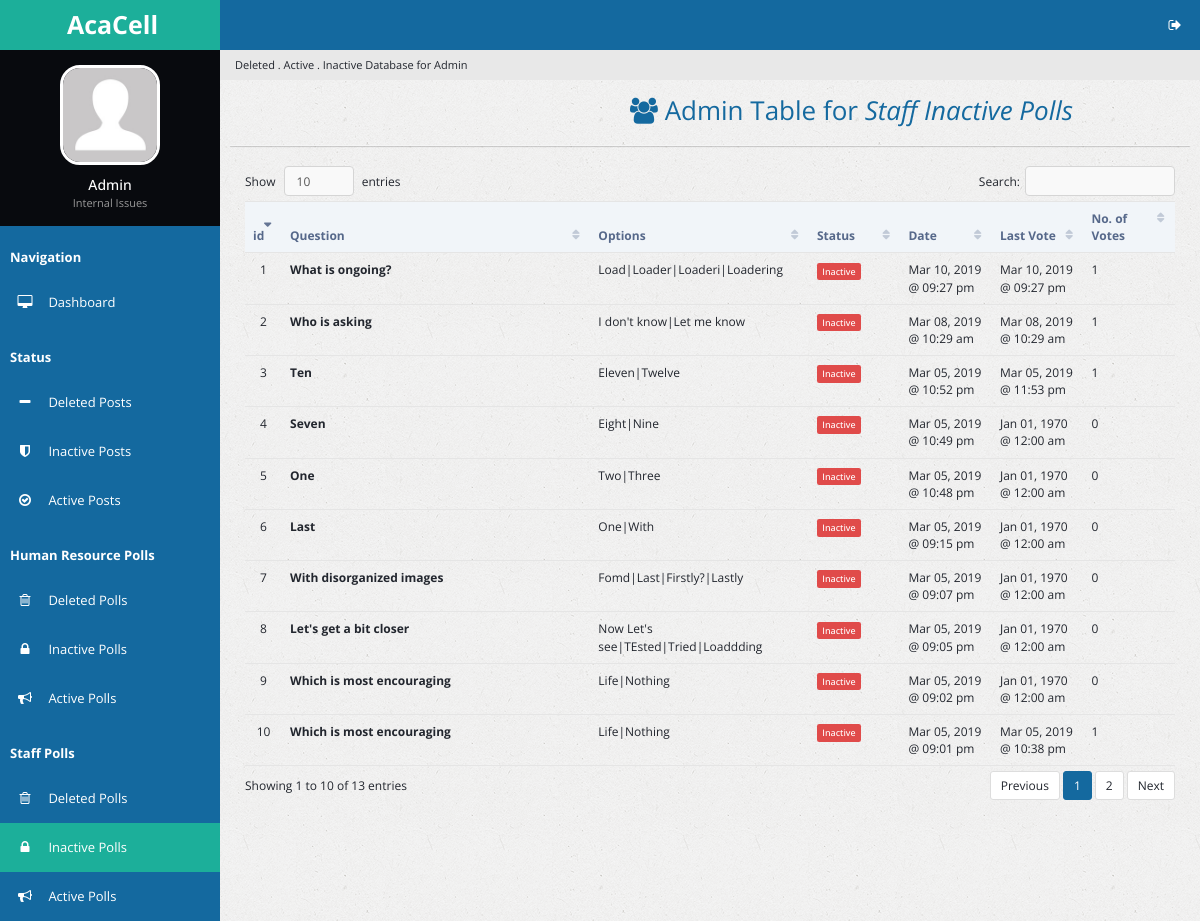
Before: /staffinactpolls.php (signed in) with the older database file.
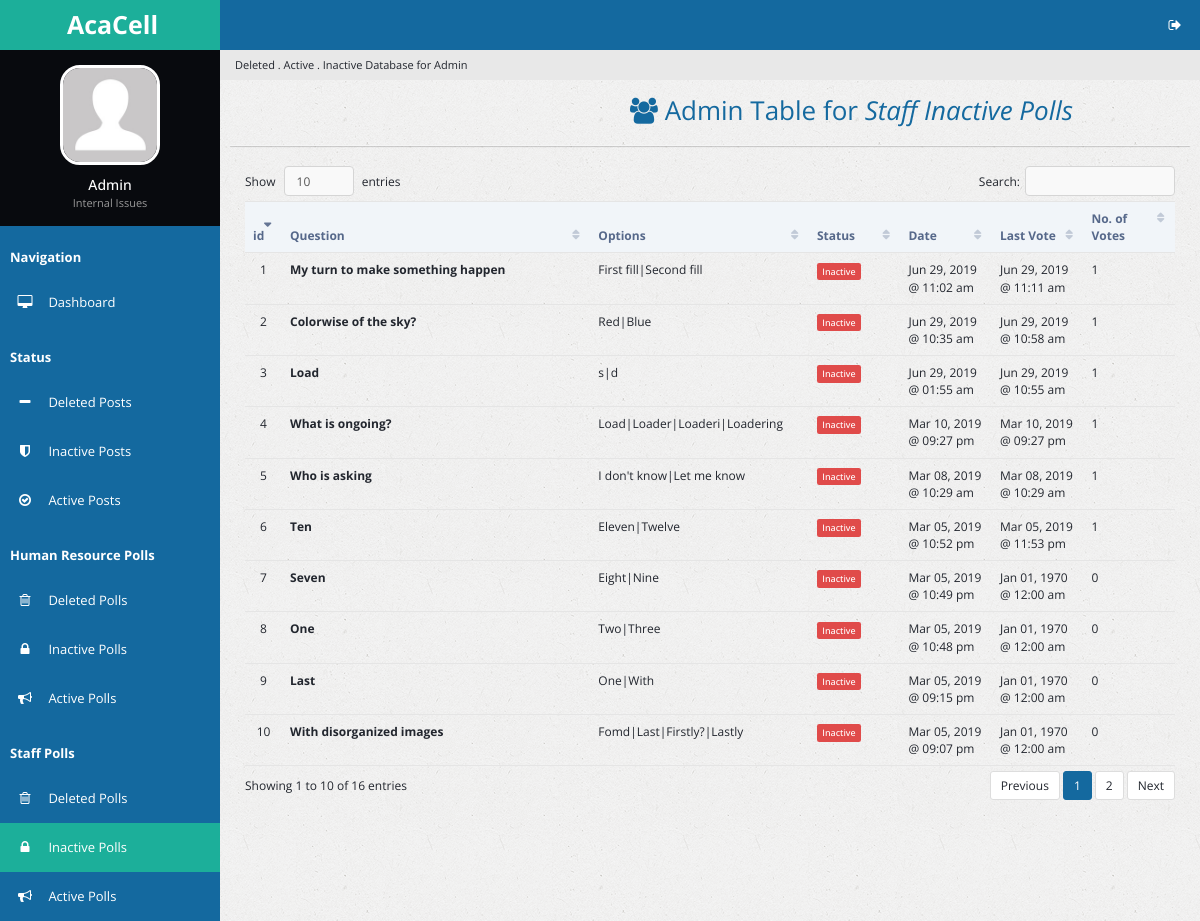
After: the same page with the newer database file.
### tables this page shows
CREATE TABLE `poll` (
  `p_id` int(32) NOT NULL,
  `p_question` text NOT NULL,
  `date_created` double NOT NULL,
  `p_options` varchar(250) NOT NULL,
  `p_votes` varchar(250) NOT NULL DEFAULT '0',
  `p_number_options` tinyint(3) NOT NULL,
  `date_stop_display` double DEFAULT NULL,
  `p_voters` int(11) DEFAULT '0',
  `p_last_vote_date` double DEFAULT '0',
  `u_id` int(11) NOT NULL DEFAULT '0',
  `u_fname` varchar(64) NOT NULL DEFAULT 'HR',
  `table_type` varchar(16) NOT NULL DEFAULT 'poll'
);

### staffinactpolls.php (the view, shortened to what the changed rows need)
<?php
include 'handlers/dbcon.php';
$curr_time = time();
if (isset($_SESSION['loggedin']) && isset($_SESSION['adminpanel'])) {
?>
<!DOCTYPE html>
<html lang="en">
<head>
        <link rel="stylesheet" type="text/css" id="theme" href="css/theme-default.css"/>
    </head>
    <body>
        <div class="page-container">
            <div class="page-sidebar">
                <ul class="x-navigation">
                    <li class="xn-logo">
                        <a href="table-export.php"><b>AcaCell</b></a>
                    </li>
                    <li class="xn-profile">
                        <div class="profile">
                            <div class="profile-image">
                                <img src="assets/images/users/avatar.jpg" alt="John Doe"/>
                            </div>
                            <div class="profile-data">
                                <div class="profile-data-name">Admin</div>
                                <div class="profile-data-title">Internal Issues</div>
                            </div>
                        </div>
                    </li>
                   <li class="xn-title"><b>Navigation</b></li>
                    <li>
                        <a href="admin.php"><span class="fa fa-desktop" style="color: white;"></span> <span class="xn-text" style="color: white;">Dashboard</span></a>
                    </li>
                    <li class="xn-title"><b>Status</b></li>
                    <li>
                        <a href="delposts.php"><span class="fa fa-minus" style="color: white;"></span> <span class="xn-text" style="color: white;">Deleted Posts</span></a>
                    </li>
                    <li>
                        <a href="inactposts.php"><span class="fa fa-shield" style="color: white;"></span> <span class="xn-text" style="color: white;">Inactive Posts</span></a>
                    </li>
                    <li>
                        <a href="actposts.php"><span class="fa fa-check-circle-o" style="color: white;"></span> <span class="xn-text" style="color: white;">Active Posts</span></a>
                    </li>
                    <li class="xn-title"><b>Human Resource Polls</b></li>
                    <li>
                       <a href="delpolls.php"><span class="fa fa-trash-o" style="color: white;"></span> <span class="xn-text" style="color: white;">Deleted Polls</span></a>
                   </li>
                    <li>
                       <a href="inactpolls.php"><span class="fa fa-lock" style="color: white;"></span> <span class="xn-text" style="color: white;">Inactive Polls</span></a>
                   </li>
                   <li>
                       <a href="actpolls.php"><span class="fa fa-bullhorn" style="color: white;"></span> <span class="xn-text" style="color: white;">Active Polls</span></a>
                   </li>
                   <li class="xn-title"><b>Staff Polls</b></li>
                     <li>
                        <a href="staffdelpolls.php"><span class="fa fa-trash-o" style="color: white;"></span> <span class="xn-text" style="color: white;">Deleted Polls</span></a>
                    </li>
                     <li  class="active">
                        <a href="staffinactpolls.php"><span class="fa fa-lock" style="color: white;"></span> <span class="xn-text" style="color: white;">Inactive Polls</span></a>
                    </li>
                    <li>
                        <a href="staffactpolls.php"><span class="fa fa-bullhorn" style="color: white;"></span> <span class="xn-text" style="color: white;">Active Polls</span></a>
                    </li>
                  </ul>
            </div>
            <div class="page-content">
                <ul class="x-navigation x-navigation-horizontal x-navigation-panel">
                    <li class="xn-icon-button pull-right">
                        <a href="#" class="mb-control" data-box="#mb-signout"><span class="fa fa-sign-out"></span></a>
                    </li>
                </ul>
                    <ul class="breadcrumb">
                    <li class="active">Deleted . Active . Inactive Database for Admin</li>
                </ul>
                <div class="page-title">
                    <h2><span class="fa fa-users" style="padding-left: 400px;"></span> Admin Table for <i>Staff Inactive Polls</b></i></h2>
                </div>
                <div class="page-content-wrap">
                    <div class="row">
                        <div class="col-md-12">
                            <div class="panel panel-default">
                                </div>
                                <div class="panel-body">
                                    <table id="customers2" class="table datatable">
                                        <thead>
                                          <tr>
                                            <th width="50">id</th>
                                            <th width="300">Question</th>
                                            <th width="100">Options</th>
                                            <th width="100">Status</th>
                                            <th width="100">Date</th>
                                            <th width="100">Last Vote</th>
                                            <th width="100">No. of Votes</th>
                                          </tr>
                                        </thead>
                                        <tbody>
                                          <?php
                                            $sql_delpolldisplay = "SELECT * FROM poll WHERE date_stop_display < $curr_time AND u_id > 0 ORDER BY date_created DESC";
                                            $success_delpolldisplay = mysqli_query($link, $sql_delpolldisplay);
                                            if ($success_delpolldisplay->num_rows > 0) {
                                              $i = 1;
                                              while($rows = $success_delpolldisplay->fetch_assoc()){
                                          ?>
                                                <tr id="trow<?php echo $rows['p_id']; ?>">
                                                  <td class="text-center"> <?php echo $i; ?> </td>
                                                  <td><strong><?php echo $rows['p_question']; ?></strong></td>
                                                  <td><?php echo $rows['p_options']; ?></td>
                                                  <td><?php echo "<span class='label label-danger'>Inactive</span>";?></td>
                                                  <td><?php echo date("M d, Y @ h:i a", $rows['date_created']); ?></td>
                                                  <td><?php echo date("M d, Y @ h:i a", $rows['p_last_vote_date']); ?></td>
                                                  <td><?php echo $rows['p_voters']; ?></td>
                                                </tr>
                                          <?php
                                            $i++;
                                                }
                                              }
                                          ?>
                                            </tbody>
                                    </table>
                                </div>
                            </div>
                        </div>
                    </div>
                </div>
            </div>
    </body>
</html>
<?php
}else {
  header('location:admin.php');
}
 ?>

Changed rows visible on the page:
no longer on this page (row unchanged): poll: p_question "Let's get a bit closer", p_options "Now Let's see|TEsted|Tried|Loaddding", date_created "Mar 05, 2019 @ 09:05 pm", p_last_vote_date "Jan 01, 1970 @ 12:00 am", p_voters "0"
no longer on this page (row unchanged): poll: p_question "Which is most encouraging", p_options "Life|Nothing", date_created "Mar 05, 2019 @ 09:02 pm", p_last_vote_date "Jan 01, 1970 @ 12:00 am", p_voters "0"
no longer on this page (row unchanged): poll: p_question "Which is most encouraging", p_options "Life|Nothing", date_created "Mar 05, 2019 @ 09:01 pm", p_last_vote_date "Mar 05, 2019 @ 10:38 pm", p_voters "1"
added poll: p_question "My turn to make something happen", p_options "First fill|Second fill", date_created "Jun 29, 2019 @ 11:02 am", p_last_vote_date "Jun 29, 2019 @ 11:11 am", p_voters "1"
added poll: p_question "Colorwise of the sky?", p_options "Red|Blue", date_created "Jun 29, 2019 @ 10:35 am", p_last_vote_date "Jun 29, 2019 @ 10:58 am", p_voters "1"
added poll: p_question "Load", p_options "s|d", date_created "Jun 29, 2019 @ 01:55 am", p_last_vote_date "Jun 29, 2019 @ 10:55 am", p_voters "1"
Other visible differences:
text written by a page script: "Show entries Search: Showing 1 to 10 of 13 entries Previous 1 2 Next" → "Show entries Search: Showing 1 to 10 of 16 entries Previous 1 2 Next"
